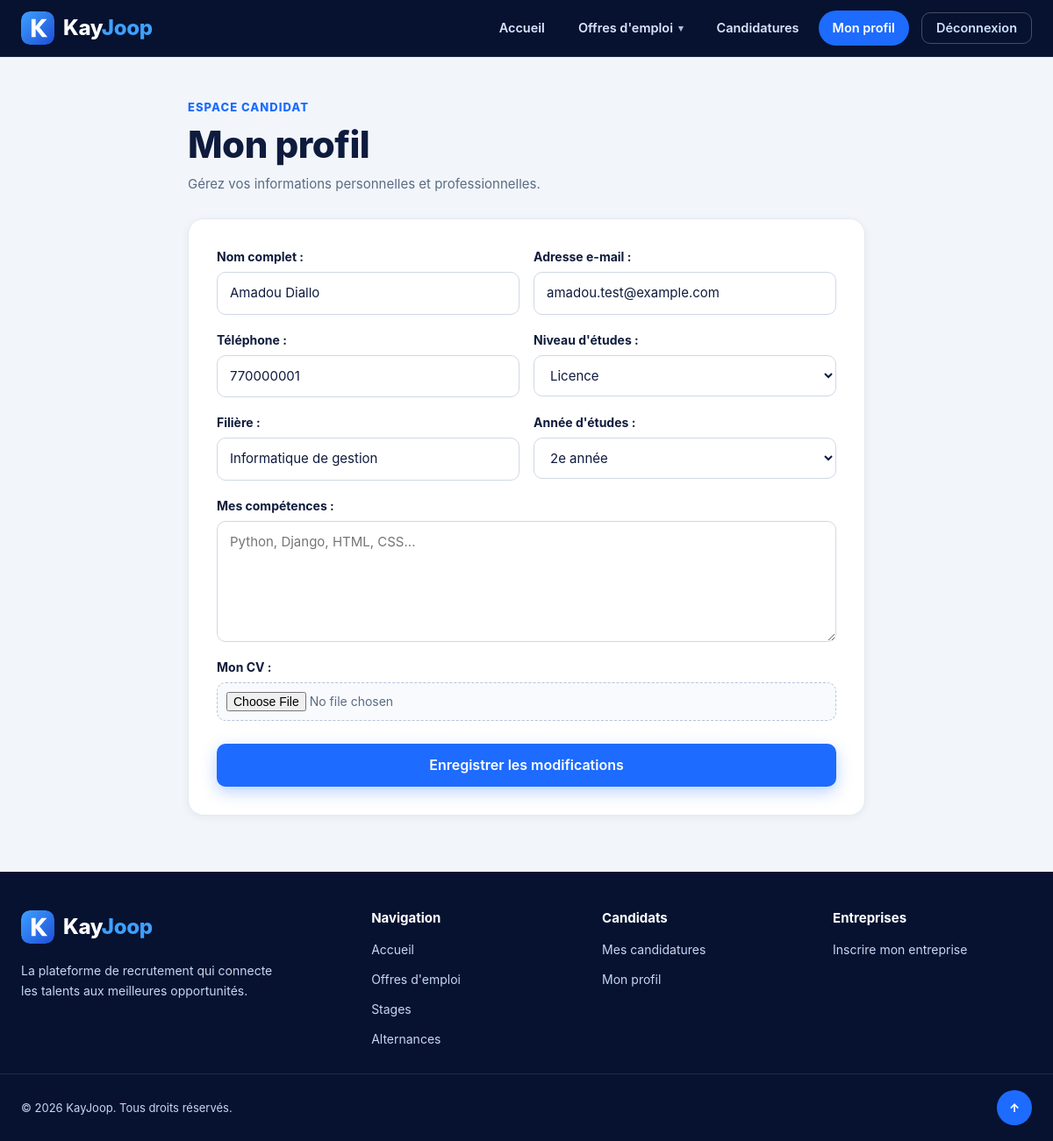
Screenshot of /offres/mon-profil/modifier/ (signed in) with the database file from the repository.
### offres/models.py (models this page shows, shortened)
class ProfilEtudiant(models.Model):
    utilisateur = models.OneToOneField(
        settings.AUTH_USER_MODEL,
        on_delete=models.CASCADE,
        related_name='profil_etudiant'
    )
    nom_complet = models.CharField(max_length=150)
    email = models.EmailField(unique=True)
    telephone = models.CharField(max_length=20, unique=True)
    NIVEAU_CHOIX = [
        ('bac', 'Baccalauréat'),
        ('bts', 'BTS / DUT'),
        ('licence', 'Licence'),
        ('master', 'Master'),
        ('doctorat', 'Doctorat'),
        ('autre', 'Autre'),
    ]
    ANNEE_CHOIX = [
        ('1re', '1re année'),
        ('2e', '2e année'),
        ('3e', '3e année'),
        ('4e_plus', '4e année ou plus'),
        ('diplome', 'Déjà diplômé'),
    ]
    niveau_etudes = models.CharField(
        max_length=20,
        choices=NIVEAU_CHOIX,
        default='licence'
    )
    filiere = models.CharField(
        max_length=150,
        default='Informatique de gestion'
    )
    annee_etudes = models.CharField(
        max_length=20,
        choices=ANNEE_CHOIX,
        default='2e'
    )
    competences = models.TextField(
        blank=True,
        verbose_name="Compétences"
    )
    cv = models.FileField(
        upload_to='cv_etudiants/',
        blank=True,
        null=True,
        verbose_name="CV"
    )

### offres/views.py (the view)
@login_required
def modifier_profil_etudiant(request):
    try:
        profil = request.user.profil_etudiant
    except ProfilEtudiant.DoesNotExist:
        messages.error(
            request,
            "Cette page est réservée aux étudiants."
        )
        return redirect("rechercher_offres")
    if request.method == "POST":
        form = ProfilEtudiantForm(
            request.POST,
            request.FILES,
            instance=profil
        )
        if form.is_valid():
            profil = form.save()
            utilisateur = request.user
            utilisateur.email = profil.email
            utilisateur.save(update_fields=["email"])
            messages.success(
                request,
                "Votre profil a été modifié avec succès."
            )
            return redirect("modifier_profil_etudiant")
    else:
        form = ProfilEtudiantForm(instance=profil)
    return render(
        request,
        "offres/profil_etudiant.html",
        {
            "form": form,
            "profil": profil,
        }
    )

### offres/forms.py (shortened to what this page needs)
class ProfilEtudiantForm(forms.ModelForm):
    class Meta:
        model = ProfilEtudiant
        fields = [
            "nom_complet",
            "email",
            "telephone",
            "niveau_etudes",
            "filiere",
            "annee_etudes",
            "competences",
            "cv",
        ]
        labels = {
            "nom_complet": "Nom complet",
            "email": "Adresse e-mail",
            "telephone": "Téléphone",
            "niveau_etudes": "Niveau d'études",
            "filiere": "Filière",
            "annee_etudes": "Année d'études",
            "competences": "Mes compétences",
            "cv": "Mon CV",
        }
        widgets = {
            "competences": forms.Textarea(attrs={
                "rows": 5,
                "placeholder": "Python, Django, HTML, CSS..."
            }),
        }

### offres/templates/offres/profil_etudiant.html (shortened to what this page needs)
{% extends "offres/base.html" %}
{% block content %}
<main class="page page-narrow">
    <div class="page-head">
        <div>
            <span class="eyebrow">Espace candidat</span>
            <h1>Mon profil</h1>
            <p class="page-sub">Gérez vos informations personnelles et professionnelles.</p>
        </div>
    </div>
    <section class="card">
        <form method="post" enctype="multipart/form-data" class="form form-grid">
            {% for field in form %}
                {% include "offres/partials/field.html" with field=field %}
            {% endfor %}
            <button type="submit" class="btn btn-primary btn-block">Enregistrer les modifications</button>
        </form>
    </section>
</main>
{% endblock %}

### offres/templates/offres/partials/field.html (shortened to what this page needs)
<div class="field{% if field.errors %} has-error{% endif %}">
    {{ field.label_tag }}
    {% if field.field.widget.input_type == "password" %}
        <div class="password">
            {{ field }}
            <button type="button" class="password-toggle" data-toggle-password aria-pressed="false"
                    aria-label="Afficher le mot de passe">Afficher</button>
        </div>
    {% elif field.field.widget.input_type == "file" %}
        <div class="file-picker" data-file-picker>
            {{ field }}
        </div>
    {% else %}
        {{ field }}
    {% endif %}
</div>

### offres/static/offres/kayjoop.css (style rules this page uses)
:root { --navy: #061230; --navy-2: #0a1f52; --navy-3: #0d2c78; --blue: #1d6bff; --blue-2: #3ea0ff; --blue-dark: #1650d6; --blue-soft: #e7f0ff; --ink: #0f1b3d; --muted: #5b6b82; --line: #e3e9f2; --bg: #f2f6fb; --white: #fff; --ok: #107a45; --ok-bg: #dcf5e8; --wait: #8a5a00; --wait-bg: #fdf0cf; --closed: #4a586f; --closed-bg: #e8ecf3; --danger: #c0291c; --danger-dark: #a21f14; --danger-bg: #fde4e1; --radius: 12px; --radius-lg: 18px; --shadow: 0 2px 10px rgba(15, 27, 61, .06); --shadow-lg: 0 18px 44px rgba(15, 27, 61, .12); --font: "Inter", "Segoe UI", system-ui, -apple-system, Arial, sans-serif; --header-h: 66px; }
*, *::before, *::after { box-sizing: border-box; }
html { scroll-behavior: smooth; }
body { display: flex; flex-direction: column; min-height: 100vh; margin: 0; overflow-x: clip; background: var(--bg); color: var(--ink); font-family: var(--font); font-size: 16px; line-height: 1.5; }
body > main { flex: 1 0 auto; }
main, section, article, form, aside, .page, .card, .hero-inner, .offers, .offer-grid { min-width: 0; }
h1, h2, h3, h4 { margin: 0; line-height: 1.2; }
p { margin: 0; }
.btn { display: inline-flex; align-items: center; justify-content: center; gap: 8px; padding: 10px 20px; border: 1px solid transparent; border-radius: 10px; font: inherit; font-weight: 600; font-size: 14.5px; line-height: 1.2; text-decoration: none; cursor: pointer; white-space: nowrap; transition: background .18s, border-color .18s, transform .18s; }
.btn-primary { background: var(--blue); color: #fff; box-shadow: 0 6px 18px rgba(29, 107, 255, .3); }
.btn-block { width: 100%; padding: 14px 20px; font-size: 16px; }
.form { display: grid; gap: 18px; }
.form-grid { grid-template-columns: 1fr 1fr; column-gap: 16px; }
.form-grid .field:has(textarea), .form-grid .field:has(.help ul), .form-grid .field:has(input[name=username]), .form-grid .field:has(input[name=password2]), .form-grid .field:has(input[type=file]), .form-grid > .btn { grid-column: 1 / -1; }
.field { display: flex; flex-direction: column; gap: 7px; min-width: 0; }
.field label { font-size: 14px; font-weight: 700; color: var(--ink); }
.field input:not([type=checkbox]):not([type=radio]):not([type=file]), .field select, .field textarea, .input { width: 100%; padding: 12px 14px; border: 1px solid #cfd8e6; border-radius: 10px; background: #fff; font: inherit; font-size: 15px; color: var(--ink); transition: border-color .18s, box-shadow .18s; }
.field textarea { resize: vertical; min-height: 110px; }
.field input[type=file] { width: 100%; padding: 10px; border: 1px dashed #b6c4da; border-radius: 10px; background: #f8fafd; font: inherit; font-size: 14px; color: var(--muted); }
.file-picker { display: grid; gap: 8px; min-width: 0; }
.page { max-width: 1180px; width: 100%; margin: 0 auto; padding: 48px 24px 64px; }
.page-narrow { max-width: 820px; }
.page-head { display: flex; align-items: flex-end; justify-content: space-between; gap: 16px; flex-wrap: wrap; margin-bottom: 28px; }
.eyebrow { display: block; margin-bottom: 8px; color: var(--blue); font-size: 13px; font-weight: 800; letter-spacing: .08em; text-transform: uppercase; }
.page-head h1 { font-size: clamp(28px, 4vw, 42px); font-weight: 800; letter-spacing: -.5px; }
.page-sub { margin-top: 8px; color: var(--muted); font-size: 15px; }
.card { padding: 32px; background: #fff; border: 1px solid var(--line); border-radius: var(--radius-lg); box-shadow: var(--shadow); }

### rows the page displays
ProfilEtudiant: form "Amadou Diallo" "amadou.test@example.com" "770000001" "Licence" "Informatique de gestion" "2e année"

### other values shown
{{ field.label_tag }} "Nom complet :" "Adresse e-mail :" "Téléphone :" "Niveau d'études :" "Filière :" "Année d'études :" "Mes compétences :" "Mon CV :"
